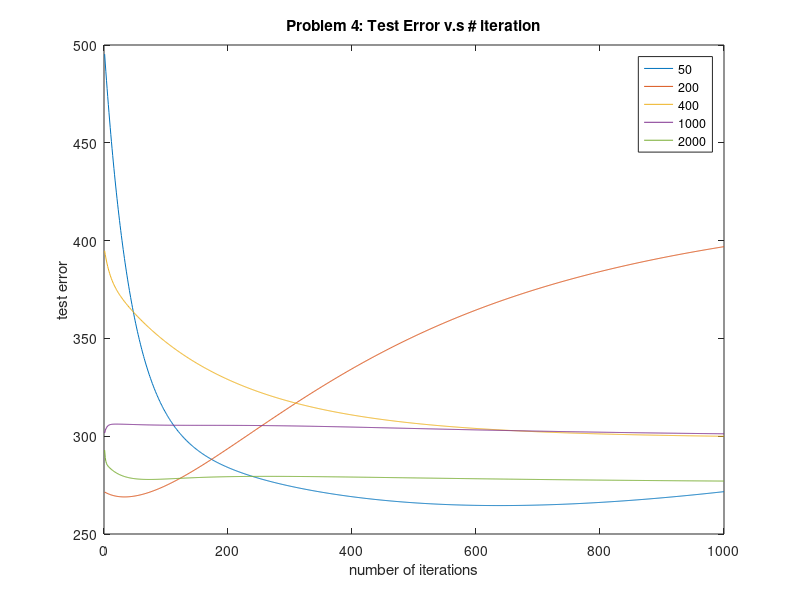
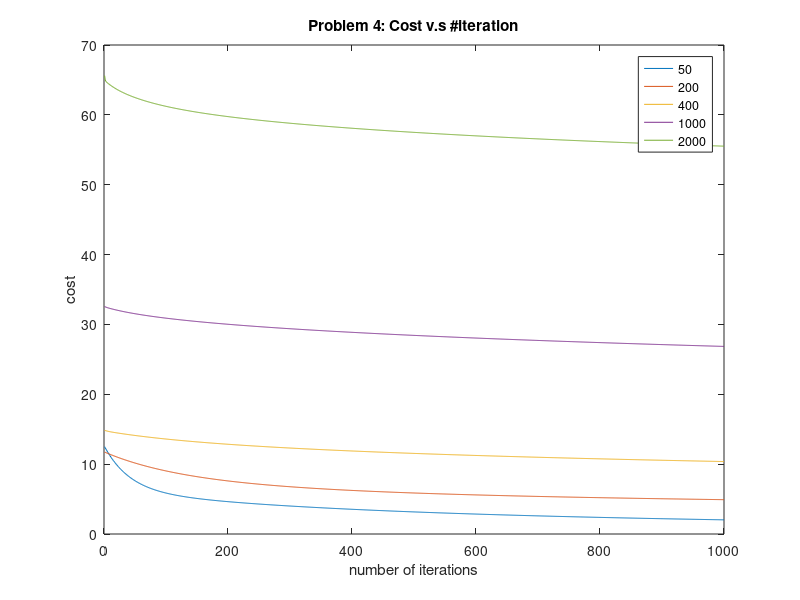

Write MATLAB code to recreate these figures, in order.
%% reduce the dimension of the training data
clear;
load("train79.mat");
X_train = d79;
y_train = vertcat(zeros(1000,1),ones(1000,1));
coeff = pca(X_train);
X_train = X_train*coeff(:,1:400);

%% reduce the dimension of testing data
load("test79.mat");
X_test = d79;
y_test = vertcat(zeros(1000,1),ones(1000,1));
coeff = pca(X_test);
X_test = X_test*coeff(:,1:400);

%% initialize the weights
theta = zeros(400,1);
alpha = 0.0000000001;

te50 = [];
te200 = [];
te400 = [];
te1000 = [];
te2000 = [];

cost50 = [];
cost200 = [];
cost400 = [];
cost1000 = [];
cost2000 = [];
%% get error with 50 trainning examples
X = vertcat(X_train(1:25,:),X_train(1001:1025,:));
y = vertcat(y_train(1:25,:),y_train(1001:1025,:));
for i = 1:1000
cost = sum((X*theta - y).^2)/2;
gradient = transpose(X)*(X*theta - y);
theta = theta - alpha*gradient; 
% increase learning rate to speed up cobverge
te50(length(te50)+1) = sum((X_test*theta-y_test).^2)/2;
cost50(length(cost50)+1) = cost;
end

%% get error with 200 training examples
X = vertcat(X_train(1:100,:),X_train(1001:1100,:));
y = vertcat(y_train(1:100,:),y_train(1001:1100,:));
for i = 1:1000
cost = sum((X*theta - y).^2)/2;
gradient = transpose(X)*(X*theta - y);
theta = theta - alpha*gradient; 
% increase learning rate to speed up cobverge 
 te200(length(te200)+1) = sum((X_test*theta-y_test).^2)/2;
 cost200(length(cost200)+1) = cost;
end

%% get test error with 400 training examples
X = vertcat(X_train(1:200,:),X_train(1001:1200,:));
y = vertcat(y_train(1:200,:),y_train(1001:1200,:));
for i = 1:1000
cost = sum((X*theta - y).^2)/2;
gradient = transpose(X)*(X*theta - y);
theta = theta - alpha*gradient; 
% increase learning rate to speed up cobverge 
 te400(length(te400)+1) = sum((X_test*theta-y_test).^2)/2;
 cost400(length(cost400)+1) = cost;
end
%% get test error with 1000 training examples
X = vertcat(X_train(1:500,:),X_train(1001:1500,:));
y = vertcat(y_train(1:500,:),y_train(1001:1500,:));
for i = 1:1000
cost = sum((X*theta - y).^2)/2;
gradient = transpose(X)*(X*theta - y);
theta = theta - alpha*gradient; 
% increase learning rate to speed up cobverge 
 te1000(length(te1000)+1) = sum((X_test*theta-y_test).^2)/2;
 cost1000(length(cost1000)+1) = cost;
end
%% get test error with 2000 training examples
X = vertcat(X_train(1:1000,:),X_train(1001:2000,:));
y = vertcat(y_train(1:1000,:),y_train(1001:2000,:));
for i = 1:1000
cost = sum((X*theta - y).^2)/2;
gradient = transpose(X)*(X*theta - y);
theta = theta - alpha*gradient; 
% increase learning rate to speed up cobverge 
 te2000(length(te2000)+1) = sum((X_test*theta-y_test).^2)/2;
 cost2000(length(cost2000)+1) = cost;
end
%% plot the test error v.s number of iterations for each training size
xa = linspace(1,1000,1000);
plot(xa,te50,xa,te200,xa,te400,xa,te1000,xa,te2000);
title('Problem 4: Test Error v.s # iteration');
xlabel("number of iterations");
ylabel('test error');
legend('50','200','400','1000','2000')
figure;

%% plot the cost after each training iteration as a reference for the convergence of gradient descent
plot(xa,cost50,xa,cost200,xa,cost400,xa,cost1000,xa,cost2000)
title("Problem 4: Cost v.s #iteration");
xlabel("number of iterations");
ylabel('cost');
legend('50','200','400','1000','2000')
%% Observations for Problem 4
% I plotted two figures, the first one is for Test Error v.s # iterations
% and the second one is loss v.s # iterations. As the second figure
% shows,the loss is decreasing after each iteration which means we are in
% the right track to train our model so that we can see how our model
% generalize to the testing data. From the first figure, there are several
% observations. First of all, the test error does not keep decreasing as
% the training goes on. Sometimes we have already reached the minimum loss
% with only several hundreds of iterations and the later training just
% overfitting the training data (cost for 400 training data shows this
% phenomenon). The general trend for other number of training examples
% seems okay since the cost generally decreasing as more training goes.
% However, the loss may blow up after more and more trainings and we can
% see this trend from the loss with 50 training examples. This may imply
% there is a point where we have the best generalized weights for testing
% data and after that point we are just overfitting the training data.
